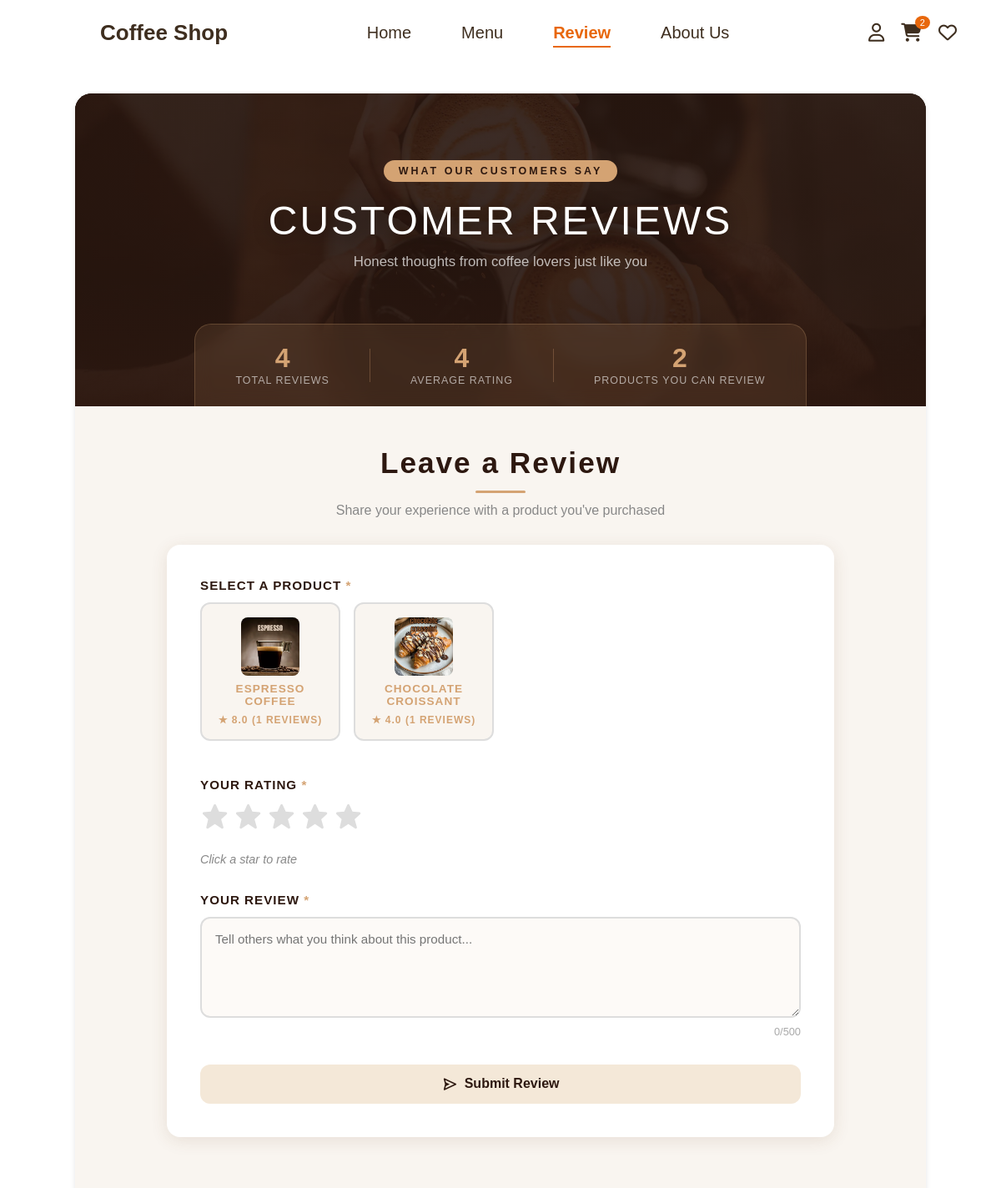
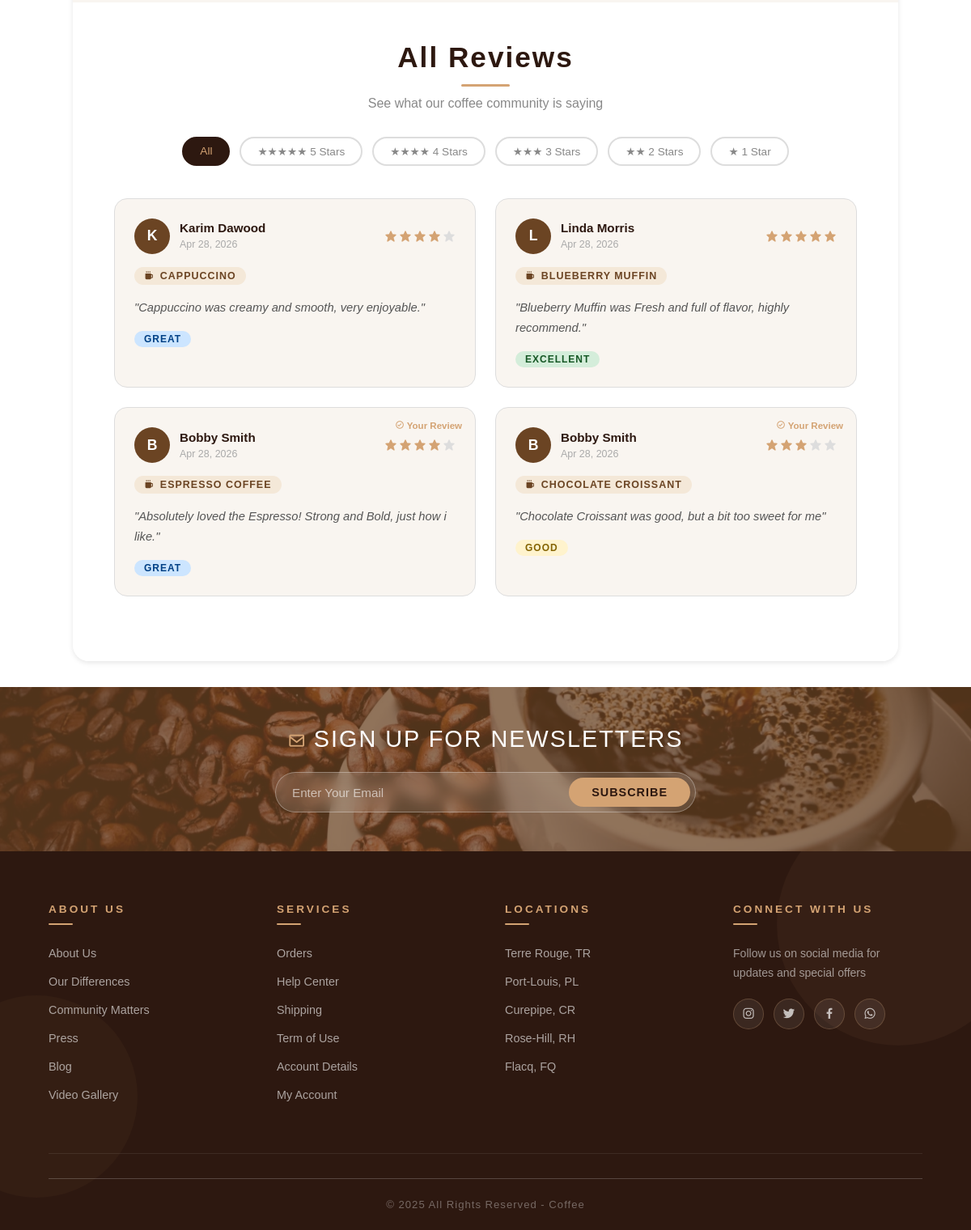
The app's page /pages/review.php (signed in) with its own data (2 pictures, top to bottom).
### tables this page shows
CREATE TABLE `product` (
  `Product_id` int(11) NOT NULL,
  `name` varchar(250) NOT NULL,
  `description` text NOT NULL,
  `price` decimal(10,2) NOT NULL,
  `stock_quantity` int(11) NOT NULL,
  `category` varchar(20) NOT NULL,
  `Visible_on_website` tinyint(1) NOT NULL DEFAULT 1,
  `image_source` varchar(255) NOT NULL
);

CREATE TABLE `review` (
  `Product_id` int(11) NOT NULL,
  `Order_id` int(11) NOT NULL,
  `Rating` set('1','2','3','4','5') NOT NULL,
  `Comment` varchar(1000) NOT NULL
);

CREATE TABLE `user` (
  `user_id` int(11) NOT NULL,
  `email` varchar(30) NOT NULL,
  `password` varchar(25) NOT NULL,
  `salt` varchar(16) NOT NULL,
  `name` varchar(50) DEFAULT NULL,
  `phone_number` int(11) DEFAULT NULL,
  `User_type` varchar(5) NOT NULL
);

CREATE TABLE `order` (
  `Order_id` int(11) NOT NULL,
  `user_id` int(11) NOT NULL,
  `Payment_id` int(11) NOT NULL,
  `Delivery_id` int(11) NOT NULL,
  `Order_date` datetime NOT NULL DEFAULT current_timestamp() ON UPDATE current_timestamp(),
  `order_status` varchar(20) NOT NULL,
  `Total_paid` decimal(10,2) NOT NULL
);

### pages/review.php (the view, shortened to what this page needs)
<?php
    include('../assets/includes/connect.php');
    $user_id = $_SESSION['user_id'] ?? null;
    $all_reviews = $conn->prepare("
        SELECT r.Product_id, r.Order_id, r.Rating, r.Comment,
               u.name AS user_name,
               p.name AS product_name,
               p.image_source AS product_image,
               o.Order_date AS created_at,
               o.user_id
        FROM `review` r
        JOIN `order` o ON r.Order_id = o.Order_id
        JOIN `user`  u ON o.user_id  = u.user_id
        JOIN `product` p ON r.Product_id = p.Product_id
        ORDER BY o.Order_date DESC
    ");
    $all_reviews->execute();
    $reviews = $all_reviews->fetchAll(PDO::FETCH_ASSOC);
    $ordered_products = $conn->prepare("
        SELECT DISTINCT p.Product_id, p.name, p.image_source AS image
        FROM order_item oi
        JOIN `order` o ON oi.Order_id = o.Order_id
        JOIN `product` p ON oi.Product_id = p.Product_id
        WHERE o.user_id = ?
    ");
    $ordered_products->execute([$user_id]);
    $my_products = $ordered_products->fetchAll(PDO::FETCH_ASSOC);
    $avg_ratings = $conn->prepare("
        SELECT Product_id, ROUND(AVG(Rating), 1) AS avg_rating, COUNT(*) AS total
        FROM `review`
        GROUP BY Product_id
    ");
    $avg_ratings->execute();
    $ratings_map = [];
    while ($r = $avg_ratings->fetch(PDO::FETCH_ASSOC)) {
        $ratings_map[$r['Product_id']] = $r;
    }
    $overall = 0;
    if (count($reviews) > 0) {
        $overall = round(array_sum(array_column($reviews, 'Rating')) / count($reviews), 1);
    }
?>
<!DOCTYPE html>
<html lang="en">
<head>
    <link rel="stylesheet" href="../assets/css/header.css?v=<?php echo time(); ?>">
    <link rel="stylesheet" href="../assets/css/review.css?v=<?php echo time(); ?>">
    <link rel="stylesheet" href="../assets/css/footer.css?v=<?php echo time(); ?>">
    <link href="https://unpkg.com/boxicons@2.1.4/css/boxicons.min.css" rel="stylesheet">
</head>
<body>
    <?php include('../assets/includes/header.php'); ?>
    <div style="height: 80px; width: 100%;"></div>
    <div class="main">
        <section class="review-hero">
            <div class="hero-overlay"></div>
            <div class="hero-text">
                <span class="hero-tag">What Our Customers Say</span>
                <h1>Customer Reviews</h1>
                <p>Honest thoughts from coffee lovers just like you</p>
            </div>
            <div class="stats-bar">
                <div class="stat">
                    <span class="stat-num"><?php echo count($reviews); ?></span>
                    <span class="stat-label">Total Reviews</span>
                </div>
                <div class="stat">
                    <span class="stat-num"><?php echo $overall; ?></span>
                    <span class="stat-label">Average Rating</span>
                </div>
                <div class="stat">
                    <span class="stat-num"><?php echo count($my_products); ?></span>
                    <span class="stat-label">Products You Can Review</span>
                </div>
            </div>
        </section>
        <section class="leave-review">
            <div class="section-title">
                <h2>Leave a Review</h2>
                <p>Share your experience with a product you've purchased</p>
            </div>
            <?php if (empty($my_products)): ?>
                <div class="no-products">
                    <i class="bx bx-coffee"></i>
                    <p>You haven't purchased any products yet.</p>
                    <a href="menu.php" class="btn">Browse Products</a>
                </div>
            <?php else: ?>
            <form action="" method="post" class="review-form" id="reviewForm">
                <div class="form-group">
                    <label>Select a Product <span>*</span></label>
                    <div class="product-selector">
                        <?php foreach ($my_products as $prod): ?>
                        <label class="product-card-radio">
                            <div class="product-card-inner">
                                <img src="../assets/images/<?php echo htmlspecialchars($prod['image']); ?>"
                                     alt="<?php echo htmlspecialchars($prod['name']); ?>"
                                     onerror="this.src='../assets/images/placeholder.jpg'">
                                <span><?php echo htmlspecialchars($prod['name']); ?></span>
                                <?php if (isset($ratings_map[$prod['Product_id']])): ?>
                                    <small>★ <?php echo $ratings_map[$prod['Product_id']]['avg_rating']; ?>
                                    (<?php echo $ratings_map[$prod['Product_id']]['total']; ?> reviews)</small>
                                <?php else: ?>
                                    <small>No reviews yet</small>
                                <?php endif; ?>
                            </div>
                        </label>
                        <?php endforeach; ?>
                    </div>
                </div>
                <div class="form-group">
                    <label>Your Rating <span>*</span></label>
                    <div class="star-rating">
                        <input type="radio" name="rating" id="star5" value="5"><label for="star5"><i class="bx bxs-star"></i></label>
                        <input type="radio" name="rating" id="star4" value="4"><label for="star4"><i class="bx bxs-star"></i></label>
                        <input type="radio" name="rating" id="star3" value="3"><label for="star3"><i class="bx bxs-star"></i></label>
                        <input type="radio" name="rating" id="star2" value="2"><label for="star2"><i class="bx bxs-star"></i></label>
                        <input type="radio" name="rating" id="star1" value="1"><label for="star1"><i class="bx bxs-star"></i></label>
                    </div>
                    <div class="rating-label" id="ratingLabel">Click a star to rate</div>
                </div>
                <div class="form-group">
                    <label>Your Review <span>*</span></label>
                    <textarea name="comment" rows="5" maxlength="500"
                        placeholder="Tell others what you think about this product..." required></textarea>
                    <div class="char-count"><span id="charCount">0</span>/500</div>
                </div>
                <button type="submit" name="submit_review" class="btn submit-btn">
                    <i class="bx bx-send"></i> Submit Review
                </button>
            </form>
            <?php endif; ?>
        </section>
        <section class="all-reviews">
            <div class="section-title">
                <h2>All Reviews</h2>
                <p>See what our coffee community is saying</p>
            </div>
            <div class="filter-bar">
                <button class="filter-btn active" data-filter="all">All</button>
                <button class="filter-btn" data-filter="5">★★★★★ 5 Stars</button>
                <button class="filter-btn" data-filter="4">★★★★ 4 Stars</button>
                <button class="filter-btn" data-filter="3">★★★ 3 Stars</button>
                <button class="filter-btn" data-filter="2">★★ 2 Stars</button>
                <button class="filter-btn" data-filter="1">★ 1 Star</button>
            </div>
            <?php if (empty($reviews)): ?>
                <div class="no-reviews">
                    <i class="bx bx-comment-x"></i>
                    <p>No reviews yet. Be the first to share your experience!</p>
                </div>
            <?php else: ?>
            <div class="reviews-grid" id="reviewsGrid">
                <?php foreach ($reviews as $review): ?>
                <div class="review-card" data-rating="<?php echo $review['Rating']; ?>">
                    <div class="review-header">
                        <div class="reviewer-avatar">
                            <?php echo strtoupper(substr($review['user_name'], 0, 1)); ?>
                        </div>
                        <div class="reviewer-info">
                            <h4><?php echo htmlspecialchars($review['user_name']); ?></h4>
                            <span class="review-date">
                                <?php echo date('M d, Y', strtotime($review['created_at'])); ?>
                            </span>
                        </div>
                        <div class="stars-display">
                            <?php for ($i = 1; $i <= 5; $i++): ?>
                                <i class="bx bxs-star <?php echo $i <= $review['Rating'] ? 'filled' : 'empty'; ?>"></i>
                            <?php endfor; ?>
                        </div>
                    </div>
                    <div class="review-product-tag">
                        <i class="bx bxs-coffee"></i>
                        <?php echo htmlspecialchars($review['product_name']); ?>
                    </div>
                    <p class="review-comment">"<?php echo htmlspecialchars($review['Comment']); ?>"</p>
                    <div class="rating-badge rating-<?php echo $review['Rating']; ?>">
                        <?php
                            $labels = [1=>'Poor', 2=>'Fair', 3=>'Good', 4=>'Great', 5=>'Excellent'];
                            echo $labels[$review['Rating']];
                        ?>
                    </div>
                    <?php if ($review['user_id'] == $user_id): ?>
                        <div class="your-review-tag"><i class="bx bx-check-circle"></i> Your Review</div>
                    <?php endif; ?>
                </div>
                <?php endforeach; ?>
            </div>
            <?php endif; ?>
        </section>
    </div>
    <?php include('../assets/includes/footer.php'); ?>
</body>
</html>

### assets/includes/header.php (shortened to what this page needs)
<?php
include __DIR__ . '/connect.php';
$user_id = $_SESSION['user_id'] ?? null;
$current_page = basename($_SERVER['PHP_SELF']);
$total_cart_items = 0;
if ($user_id) {
    $count_cart_items = $conn->prepare("SELECT * FROM cart WHERE user_id = ?");
    $count_cart_items->execute([$user_id]);
    $total_cart_items = $count_cart_items->rowCount();
}
?>
<link rel="stylesheet" href="https://cdnjs.cloudflare.com/ajax/libs/font-awesome/6.5.0/css/all.min.css">
<header class="main-header">
    <div class="header-left">
        <a href="../pages/home.php" class="logo">
            <img src="../assets/images/logo.svg" alt="Logo">
            <span>Coffee Shop</span>
        </a>
    </div>
    <nav class="navbar">
        <a href="../pages/home.php" class="<?= $current_page == 'home.php' ? 'active' : '' ?>">Home</a>
        <a href="../pages/menu.php" class="<?= $current_page == 'menu.php' ? 'active' : '' ?>">Menu</a>
        <a href="../pages/review.php" class="<?= $current_page == 'review.php' ? 'active' : '' ?>">Review</a>
        <a href="../pages/aboutUs.php" class="<?= $current_page == 'aboutUs.php' ? 'active' : '' ?>">About Us</a>
    </nav>
    <div class="header-right">
        <div class="user-dropdown">
            <a href="#" class="header-icon">
                <i class="fa-regular fa-user"></i>
            </a>
        </div>
        <a href="../pages/cart.php" class="header-icon">
            <i class="fa-solid fa-cart-shopping"></i>
            <sup><?= $total_cart_items ?: '' ?></sup>
        </a>
        <a href="../pages/wishlist.php" class="header-icon">
            <i class="fa-regular fa-heart"></i>
        </a>
    </div>
</header>

### assets/includes/footer.php (shortened to what this page needs)
<!DOCTYPE html>
<html lang=en>
<head>
</head>
<body>
    <div class="top-footer">
        <h2><i class="bx bx-envelope"></i>Sign Up For Newsletters</h2>
        <form action="" method="post">
            <div class="input-field">
                <input type="email" name="subemail" required placeholder="Enter Your Email" maxlength="38"
                oninput="this.value = this.value.replace(/\s/g, '')">
                <button type="submit" name="sub-btn" class="btn">Subscribe</button>
            </div>
        </form>
    </div>
    <footer>
            <div class="footer-content">
                <div class="inner-footer">
                    <div class="card">
                        <h3>About Us</h3>
                        <ul>
                            <li>About Us</li>
                            <li>Our Differences</li>
                            <li>Community Matters</li>
                            <li>Press</li>
                            <li>Blog</li>
                            <li>Video Gallery</li>
                        </ul>
                    </div>
                    <div class="card">
                        <h3>Services</h3>
                        <ul>
                            <li>Orders</li>
                            <li>Help Center</li>
                            <li>Shipping</li>
                            <li>Term of Use</li>
                            <li>Account Details</li>
                            <li>My Account</li>
                        </ul>
                    </div>
                    <div class="card">
                        <h3>Locations</h3>
                        <ul>
                            <li>Terre Rouge, TR</li>
                            <li>Port-Louis, PL</li>
                            <li>Curepipe, CR</li>
                            <li>Rose-Hill, RH</li>
                            <li>Flacq, FQ</li>
                        </ul>
                    </div>
                    <div class="card">
                        <h3>Connect With Us</h3>
                        <p>Follow us on social media for updates and special offers</p>
                        <div class="social-links">
                            <i class="bx bxl-instagram"></i>
                            <i class="bx bxl-twitter"></i>
                            <i class="bx bxl-facebook"></i>
                            <i class="bx bxl-whatsapp"></i>
                        </div>
                    </div>
                </div>
                <div class="bottom-footer">
                    <p>&copy; 2025 All Rights Reserved - Coffee</p>
                </div>
            </div>
    </footer>
</body>
</html>

### assets/css/header.css (style rules this page uses)
html, body { margin: 0; padding: 0; overflow-x: hidden; font-family: Arial, sans-serif; }
* { box-sizing: border-box; }
.main-header { width: 101%; left: -5px; height: 80px; padding: 0 60px; display: flex; justify-content: space-between; align-items: center; position: fixed; top: 0; z-index: 1000; background: rgba(255, 255, 255, 0.24); backdrop-filter: blur(10px); border-bottom: 1px solid rgba(255, 255, 255, 0.25); }
.logo { display: flex; align-items: center; gap: 10px; font-size: 26px; font-weight: 700; color: #3e2e1f; text-decoration: none; }
.logo img { width: 55px; height: 55px; object-fit: contain; }
.navbar { display: flex; gap: 60px; }
.navbar a { text-decoration: none; color: #3e2e1f; font-size: 20px; font-weight: 500; transition: 0.3s ease; position: relative; }
.navbar a.active { color: #e8670b; font-weight: 700; }
.navbar a.active::after, .navbar a:hover::after { content: ""; position: absolute; left: 0; bottom: -6px; width: 100%; height: 2px; background: #e8670b; }
.header-right { display: flex; align-items: center; gap: 20px; }
.header-icon { font-size: 22px; color: #3e2e1f; text-decoration: none; position: relative; transition: 0.3s ease; }
.header-icon sup { position: absolute; top: -8px; right: -10px; background: #e8670b; color: white; font-size: 11px; padding: 2px 6px; border-radius: 50%; }

### records on screen
product: image_source (picture), name "ESPRESSO COFFEE", avg_rating "8.0", Product_id "1"
product: image_source (picture), name "CHOCOLATE CROISSANT", avg_rating "4.0", total "1"
review: user.name "K", user.name "Karim Dawood", Order.Order_date "Apr 28, 2026", Product.name "CAPPUCCINO", Comment "Cappuccino was creamy and smooth, very enjoyable.", Rating "GREAT"
review: user.name "L", user.name "Linda Morris", Order.Order_date "Apr 28, 2026", Product.name "BLUEBERRY MUFFIN", Comment "Blueberry Muffin was Fresh and full of flavor, highly recommend.", Rating "EXCELLENT"
review: user.name "B", user.name "Bobby Smith", Order.Order_date "Apr 28, 2026", Product.name "ESPRESSO COFFEE", Comment "Absolutely loved the Espresso! Strong and Bold, just how i like.", Rating "GREAT", shows "Your Review"
review: user.name "B", user.name "Bobby Smith", Order.Order_date "Apr 28, 2026", Product.name "CHOCOLATE CROISSANT", Comment "Chocolate Croissant was good, but a bit too sweet for me", Rating "GOOD", shows "Your Review"

### other values on screen
$total_cart_items ?: '' "2"
count($reviews) "4"
$overall "4"
count($my_products) "2"
